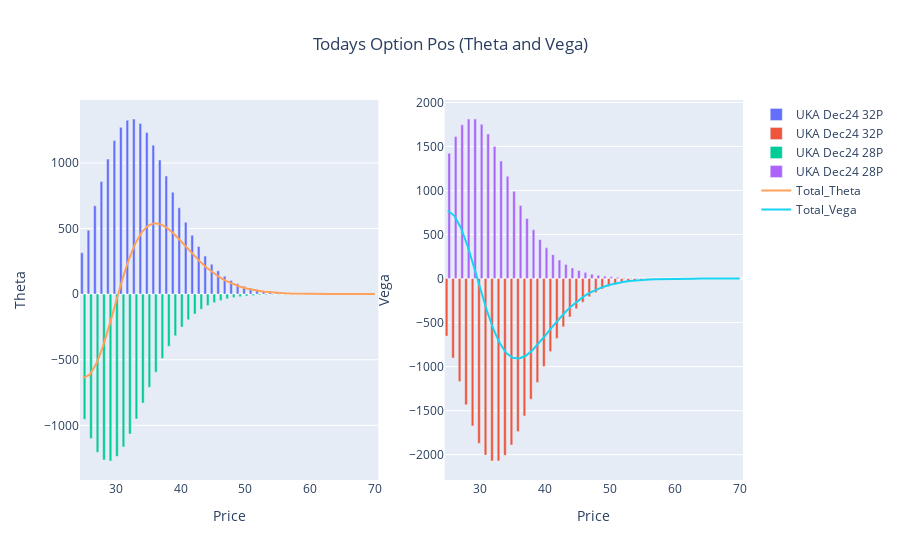

The notebook cell saved with this chart:
### Code cell
fig_t = go.Figure()
for i in list(t)[1:-1]:
    fig_t.add_trace(go.Bar(x=t.Price, y=t[i], name=i, base=0))

fig_t.add_trace(go.Scatter(x=t.Price, y=t.Option_Theta, mode='lines', name='Total_Theta'))


#~~~~~~~~~~~~~~~~~~~~~~~~~~~~~~~~~~~~~~~~~~~~~~~~~~~~~~~~~~~~~~~~~~~~~~~~~~~~~~~~~
fig_v = go.Figure()
for i in list(v)[1:-1]:
    fig_v.add_trace(go.Bar(x=v.Price, y=v[i], name=i, base=0))

fig_v.add_trace(go.Scatter(x=v.Price, y=v.Option_Vega, mode='lines', name='Total_Vega'))

#~~~~~~~~~~~~~~~~~~~~~~~~~~~~~~~~~~~~~~~~~~~~~~~~~~~~~~~~~~~~~~~~~~~~~~~~~~~~~~~~
fig = make_subplots(rows=1, cols=2)
for i in range(0,len(fig_p.data)):
    fig.add_trace(fig_t.data[i], row=1, col=1)
    fig.add_trace(fig_v.data[i], row=1, col=2)
    
#fig.update_layout(title={'text': 'Todays Option Pos (Theta and Vega)','x': 0.5,'xanchor': 'center'}, barmode='stack')
fig.update_layout(title={'text': 'Todays Option Pos (Theta and Vega)','x': 0.5,'xanchor': 'center'})

fig.update_xaxes(title_text="Price", row=1, col=1)
fig.update_yaxes(title_text="Theta", row=1, col=1)
fig.update_xaxes(title_text="Price", row=1, col=2)
fig.update_yaxes(title_text="Vega", row=1, col=2)    
fig.show()

### Figure 1 — Plotly figure (JSON) as saved in the notebook; plotly's stock layout.template omitted (floating-point values rounded to 4 significant figures)
{"data": [{"base": 0, "name": "UKA Dec24 32P", "type": "bar", "x": [25, 26, 27, 28, 29, 30, 31, 32, 33, 34, 35, 36, 37, 38, 39, 40, 41, 42, 43, 44, 45, 46, 47, 48, 49, 50, 51, 52, 53, 54, 55, 56, 57, 58, 59, 60, 61, 62, 63, 64, 65, 66, 67, 68, 69, 70], "xaxis": "x", "y": [315.2, 486.7, 672.8, 858.9, 1029.0, 1170.0, 1271.0, 1326.0, 1334.0, 1301.0, 1231.0, 1135.0, 1022.0, 899.8, 776.5, 657.9, 548.0, 449.3, 363.2, 289.7, 228.2, 177.8, 137.0, 104.6, 79.14, 59.37, 44.2, 32.67, 23.99, 17.5, 12.7, 9.165, 6.582, 4.705, 3.349, 2.375, 1.678, 1.181, 0.829, 0.5802, 0.405, 0.282, 0.1959, 0.1358, 0.09396, 0.0649], "yaxis": "y"}, {"base": 0, "name": "UKA Dec24 32P", "type": "bar", "x": [25, 26, 27, 28, 29, 30, 31, 32, 33, 34, 35, 36, 37, 38, 39, 40, 41, 42, 43, 44, 45, 46, 47, 48, 49, 50, 51, 52, 53, 54, 55, 56, 57, 58, 59, 60, 61, 62, 63, 64, 65, 66, 67, 68, 69, 70], "xaxis": "x2", "y": [-653.9, -901.3, -1169.0, -1434.0, -1675.0, -1870.0, -2005.0, -2072.0, -2071.0, -2007.0, -1892.0, -1738.0, -1560.0, -1370.0, -1180.0, -997.9, -829.9, -679.6, -548.7, -437.2, -344.1, -267.9, -206.3, -157.4, -119.0, -89.23, -66.4, -49.05, -36.0, -26.26, -19.05, -13.74, -9.865, -7.05, -5.017, -3.556, -2.512, -1.768, -1.241, -0.8682, -0.6059, -0.4218, -0.293, -0.2031, -0.1405, -0.09702], "yaxis": "y2"}, {"base": 0, "name": "UKA Dec24 28P", "type": "bar", "x": [25, 26, 27, 28, 29, 30, 31, 32, 33, 34, 35, 36, 37, 38, 39, 40, 41, 42, 43, 44, 45, 46, 47, 48, 49, 50, 51, 52, 53, 54, 55, 56, 57, 58, 59, 60, 61, 62, 63, 64, 65, 66, 67, 68, 69, 70], "xaxis": "x", "y": [-953.1, -1100.0, -1206.0, -1263.0, -1272.0, -1236.0, -1164.0, -1066.0, -951.6, -830.2, -709.3, -594.7, -490.1, -397.6, -318.0, -251.0, -195.8, -151.0, -115.4, -87.29, -65.5, -48.77, -36.06, -26.49, -19.34, -14.04, -10.14, -7.295, -5.223, -3.726, -2.648, -1.876, -1.325, -0.9332, -0.6557, -0.4597, -0.3216, -0.2246, -0.1566, -0.109, -0.07576, -0.05261, -0.03649, -0.02528, -0.01751, -0.01211], "yaxis": "y"}, {"base": 0, "name": "UKA Dec24 28P", "type": "bar", "x": [25, 26, 27, 28, 29, 30, 31, 32, 33, 34, 35, 36, 37, 38, 39, 40, 41, 42, 43, 44, 45, 46, 47, 48, 49, 50, 51, 52, 53, 54, 55, 56, 57, 58, 59, 60, 61, 62, 63, 64, 65, 66, 67, 68, 69, 70], "xaxis": "x2", "y": [1424.0, 1614.0, 1746.0, 1812.0, 1811.0, 1751.0, 1643.0, 1499.0, 1335.0, 1162.0, 990.8, 829.4, 682.6, 553.1, 441.9, 348.5, 271.6, 209.4, 159.8, 120.9, 90.64, 67.46, 49.85, 36.6, 26.71, 19.39, 14.0, 10.07, 7.207, 5.139, 3.652, 2.586, 1.826, 1.286, 0.9035, 0.6333, 0.443, 0.3093, 0.2156, 0.1501, 0.1043, 0.07241, 0.05022, 0.0348, 0.02409, 0.01667], "yaxis": "y2"}, {"mode": "lines", "name": "Total_Theta", "type": "scatter", "x": [25, 26, 27, 28, 29, 30, 31, 32, 33, 34, 35, 36, 37, 38, 39, 40, 41, 42, 43, 44, 45, 46, 47, 48, 49, 50, 51, 52, 53, 54, 55, 56, 57, 58, 59, 60, 61, 62, 63, 64, 65, 66, 67, 68, 69, 70], "xaxis": "x", "y": [-637.9, -613.6, -532.9, -404.1, -242.1, -65.74, 106.7, 259.8, 382.8, 470.4, 521.9, 540.6, 531.8, 502.2, 458.5, 406.9, 352.2, 298.3, 247.8, 202.4, 162.7, 129.0, 101.0, 78.12, 59.8, 45.33, 34.06, 25.38, 18.76, 13.78, 10.05, 7.289, 5.257, 3.772, 2.693, 1.915, 1.356, 0.9566, 0.6725, 0.4712, 0.3292, 0.2294, 0.1594, 0.1105, 0.07646, 0.05279], "yaxis": "y"}, {"mode": "lines", "name": "Total_Vega", "type": "scatter", "x": [25, 26, 27, 28, 29, 30, 31, 32, 33, 34, 35, 36, 37, 38, 39, 40, 41, 42, 43, 44, 45, 46, 47, 48, 49, 50, 51, 52, 53, 54, 55, 56, 57, 58, 59, 60, 61, 62, 63, 64, 65, 66, 67, 68, 69, 70], "xaxis": "x2", "y": [770.1, 712.4, 577.2, 377.8, 136.8, -118.6, -362.3, -572.8, -735.9, -845.1, -900.8, -908.5, -877.2, -817.0, -738.0, -649.4, -558.3, -470.3, -388.9, -316.3, -253.5, -200.4, -156.5, -120.8, -92.29, -69.84, -52.39, -38.99, -28.79, -21.12, -15.39, -11.15, -8.038, -5.764, -4.113, -2.923, -2.069, -1.459, -1.025, -0.7181, -0.5016, -0.3494, -0.2427, -0.1683, -0.1164, -0.08035], "yaxis": "y2"}], "layout": {"title": {"text": "Todays Option Pos (Theta and Vega)", "x": 0.5, "xanchor": "center"}, "xaxis": {"anchor": "y", "domain": [0, 0.45], "title": {"text": "Price"}}, "xaxis2": {"anchor": "y2", "domain": [0.55, 1], "title": {"text": "Price"}}, "yaxis": {"anchor": "x", "domain": [0, 1], "title": {"text": "Theta"}}, "yaxis2": {"anchor": "x2", "domain": [0, 1], "title": {"text": "Vega"}}}}
